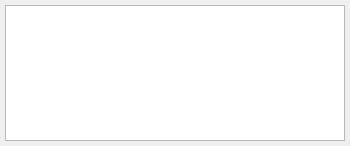
<?xml version="1.0" encoding="UTF-8"?>
<ui version="4.0">
 <class>ColumnDataWidget</class>
 <widget class="QWidget" name="ColumnDataWidget">
  <property name="geometry">
   <rect>
    <x>0</x>
    <y>0</y>
    <width>350</width>
    <height>146</height>
   </rect>
  </property>
  <property name="minimumSize">
   <size>
    <width>350</width>
    <height>40</height>
   </size>
  </property>
  <property name="windowTitle">
   <string>Column data edit</string>
  </property>
  <layout class="QGridLayout" name="gridLayout">
   <property name="leftMargin">
    <number>5</number>
   </property>
   <property name="topMargin">
    <number>5</number>
   </property>
   <property name="rightMargin">
    <number>5</number>
   </property>
   <property name="bottomMargin">
    <number>5</number>
   </property>
   <property name="spacing">
    <number>5</number>
   </property>
   <item row="0" column="0">
    <widget class="QPlainTextEdit" name="value_edt">
     <property name="tabChangesFocus">
      <bool>true</bool>
     </property>
     <property name="documentTitle">
      <string notr="true"/>
     </property>
     <property name="plainText">
      <string notr="true"/>
     </property>
    </widget>
   </item>
  </layout>
 </widget>
 <resources/>
 <connections/>
</ui>
